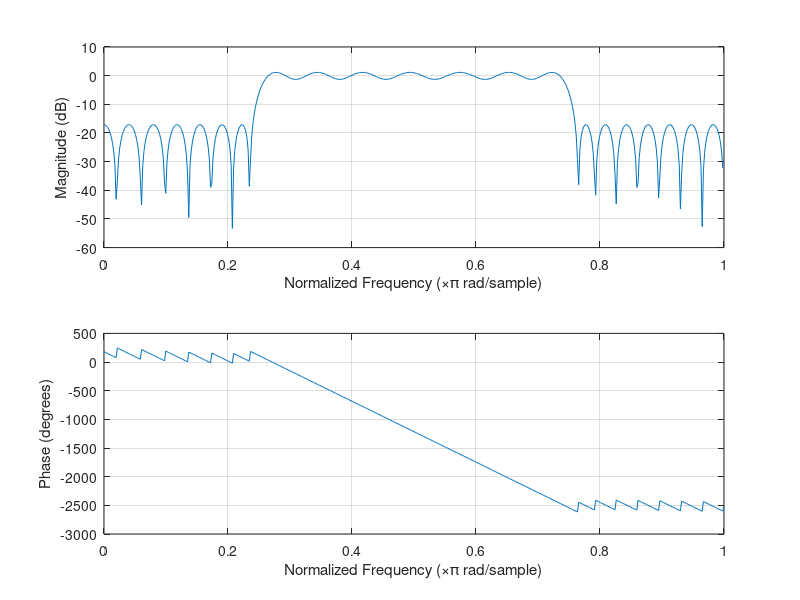
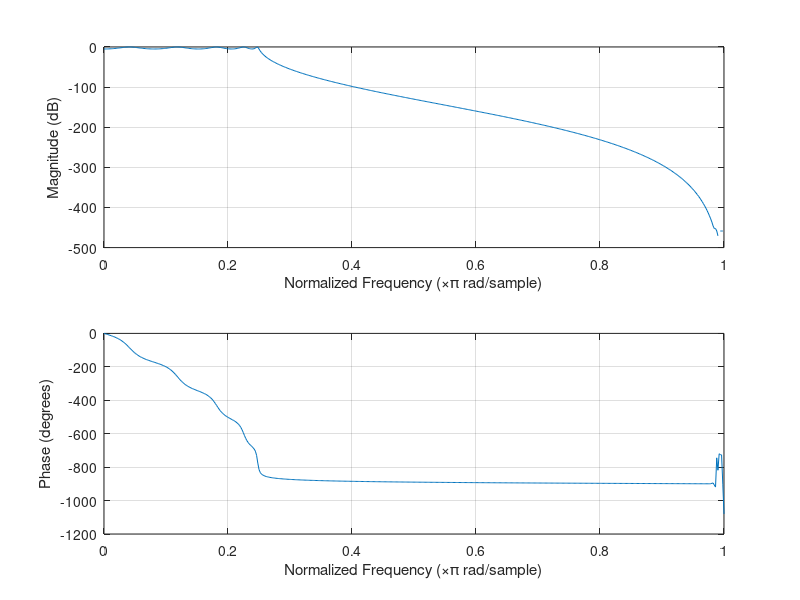

The MATLAB script that drew these images, in order:
% bandex.m design a bandpass filter and plot frequency response

fbe=[0 0.24 0.26 0.74 0.76 1];  % frequency band edges as a fraction of 

                                %   the Nyquist frequency
damps=[0 0 1 1 0 0];            % desired amplitudes at band edges
fl=59;                          % filter size
b=firpm(fl,fbe,damps);          % b is the designed impulse response
figure(1)
freqz(b)                        % plot frequency response to check design

[b,a]=cheby1(10,5,0.25);
figure(2)
freqz(b,a)